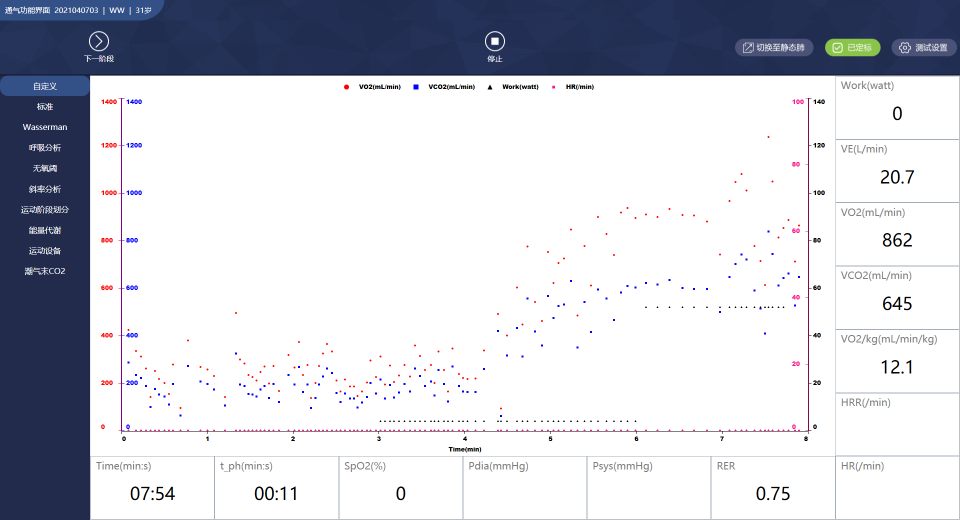
#> input picture newpic/capture/1.png, 1920 x 1040 px (shown at 1/2 size)
$ python -i pyCosmed.py   (imports and definitions only)
#> lines starting #> are read from the running program, lines starting #| are printed output that depends on the picture
###
# Author：  JYChen
# Time:     20200121
# Vision:   3.0
###
import os
import sys
import time
import numpy as np
from PIL import Image
import serial

serialPort="COM6"   #串口
baudRate=115200     #波特率
ser=serial.Serial(serialPort,baudRate,timeout=0.5)

# 数字区域在电脑屏幕上的坐标
location_HR = {'left_top_x': 1645, 'left_top_y': 206, 'right_buttom_x': 1720, 'right_buttom_y': 244}
location_VO2 = {'left_top_x': 1645, 'left_top_y': 318, 'right_buttom_x': 1720, 'right_buttom_y': 353}
location_VCO2 = {'left_top_x': 1645, 'left_top_y': 430, 'right_buttom_x': 1720, 'right_buttom_y': 462}
# 二值化阈值
threshold = 150
# 二值化对照表
bin_table = []
# [5 lines not run here, left out]
# 标准Hash码
hash_vals = {
    "0": "110000111000000110011001100110000001100000111100001111000011110000111100001111000001100010011001100110011000000111000011",
    "1": "111000000000000000000000111110001111100011111000111110001111100011111000111110001111100011111000111110001111100011111000",
    "2": "100000111000000111110001111110011111100111111001111110011111000111110011111000111100011111001111100111110000000000000000",
    "3": "100000111000000111111000111111001111110011111001110000011100000111111000111111001111110011111100111110000000000110000011",
    "4": "111100011111000111100001111000011100100111001001100110011001100100111001000000000000000011111001111110011111100111111001",
    "5": "110000001100000010011111100111111001111110011111100000111000000011111000111111001111110011111100111110000000000100000011",
    "6": "111110011110000111000111110011111001111110011111000000010000000100011000001111000011110000011100100110001000000111000011",
    "7": "000000000000000011111001111110011111100111110011111100111111001111100111111001111100011111001111110011111000111110011111",
    "8": "111000111100000110011000100111001001110010001001110000011100000110001000100111000001110000011100100111001000000011000011",
    "9": "110000111000000110011001000110000011110000111100000111001001100010000000111010001111100111110001111000111000011110001111",
    ".": "111111111111111111111111111111111111111111111111111111111111111111111111111111111111111111111111111000000000000011100000"
}

# [11 lines left out: functions get_screenshot, get_screenshot_VCO2, not called in this run]

def binarize(img, threshold=threshold):
    """二值化"""

    img = img.convert('L')
    bin_img = img.point(bin_table, '1')
    return bin_img

# [70 lines left out: functions vertical_cut, hashing, hamming, not called in this run]

def recognize(img):
    """识别部分"""
    img = binarize(img)
    chars = vertical_cut(img)

    # 相近度列表
    nearness = {}
    expr = ''
    for char in chars:
        hash_val = hashing(char)
        #print (hash_val)
        for h in hash_vals:
            nearness[h] = hamming(hash_val, hash_vals[h])
        expr += sorted(nearness.items(), key=lambda d: d[1])[0][0]

    return expr

# [27 lines not run here, left out]


>>> import cv2
>>> picture = cv2.imread('newpic/capture/1.png', cv2.IMREAD_GRAYSCALE)
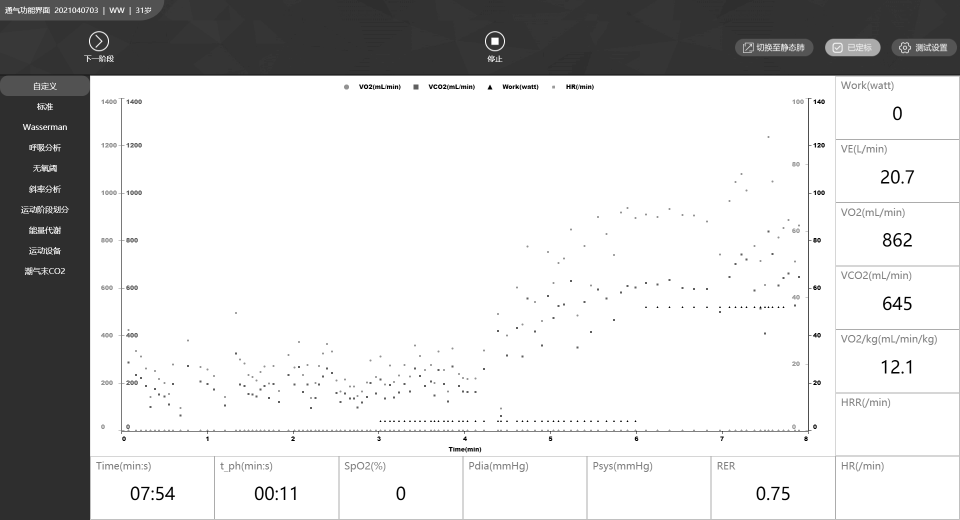
#> picture: shape (1040, 1920) (shown at 1/2 size); min 0, max 255, mean 207.2
>>> result = recognize(picture)
#> (the run stopped early here; a loop or call above may not have finished)

$ run again, on newpic/capture/10.png
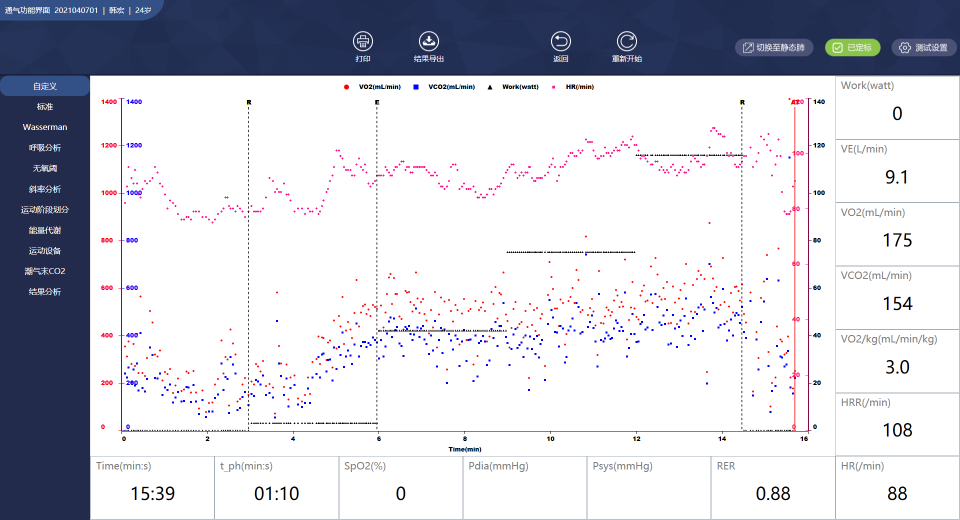
#> input picture newpic/capture/10.png, 1920 x 1040 px (shown at 1/2 size)
#> `picture = cv2.imread('newpic/capture/1.png', cv2.IMREAD_GRAYSCALE)`:
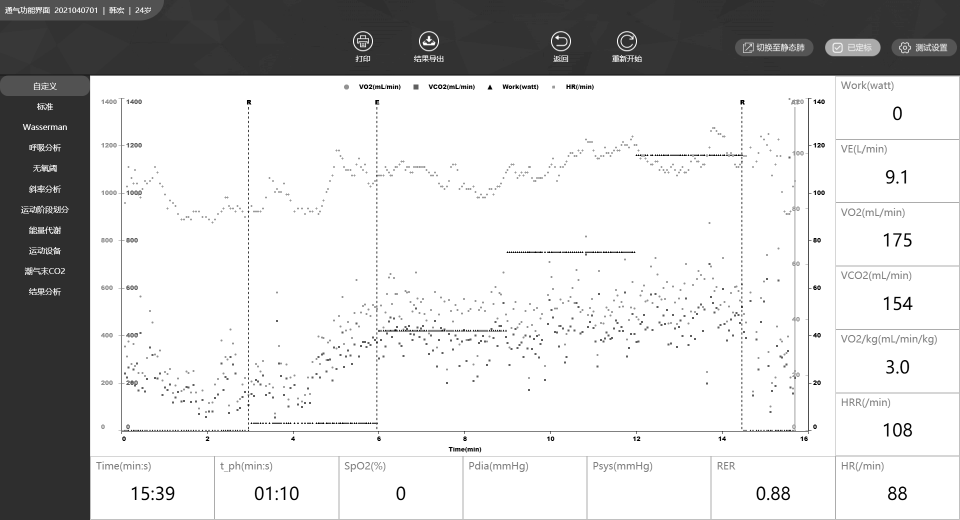
#> picture: shape (1040, 1920) (shown at 1/2 size); min 0, max 255, mean 206.3

$ run again, on newpic/capture/11.png
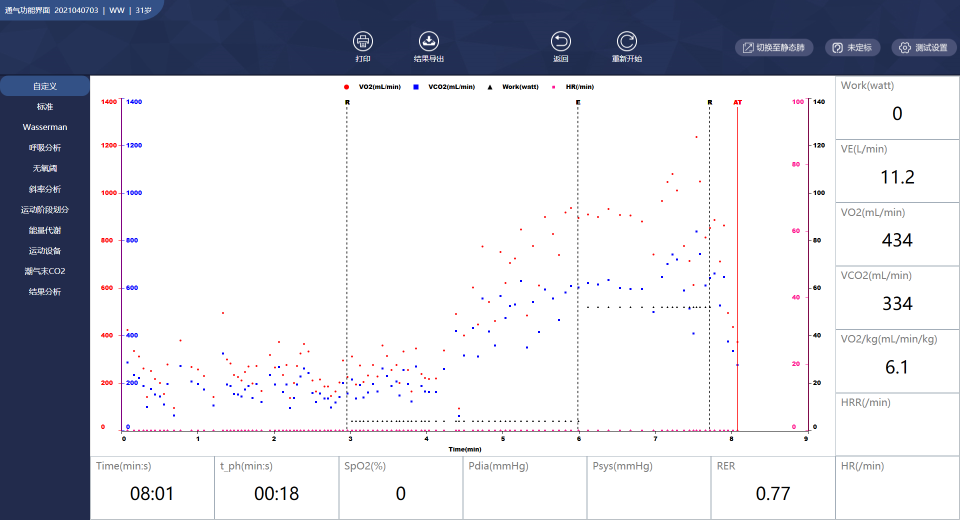
#> input picture newpic/capture/11.png, 1920 x 1040 px (shown at 1/2 size)
#> `picture = cv2.imread('newpic/capture/1.png', cv2.IMREAD_GRAYSCALE)`:
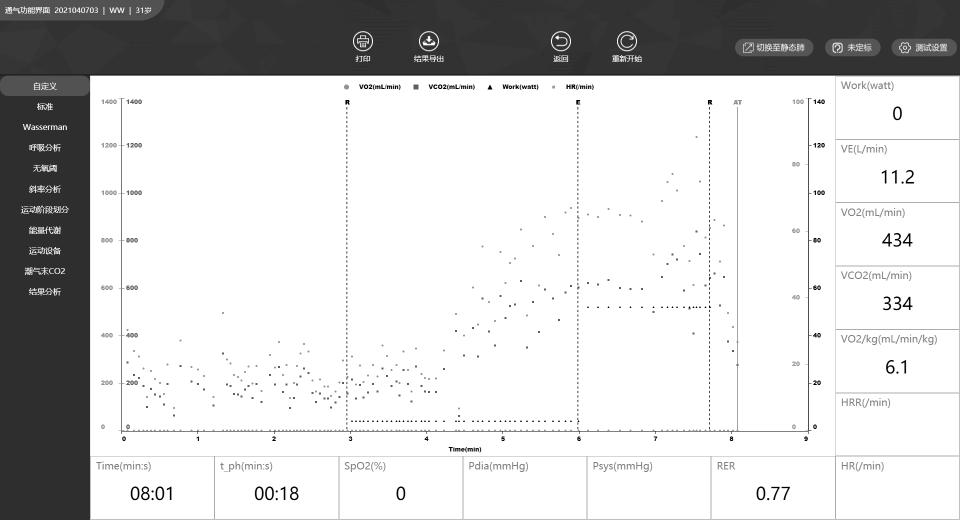
#> picture: shape (1040, 1920) (shown at 1/2 size); min 0, max 255, mean 207

$ run again, on newpic/capture/12.png
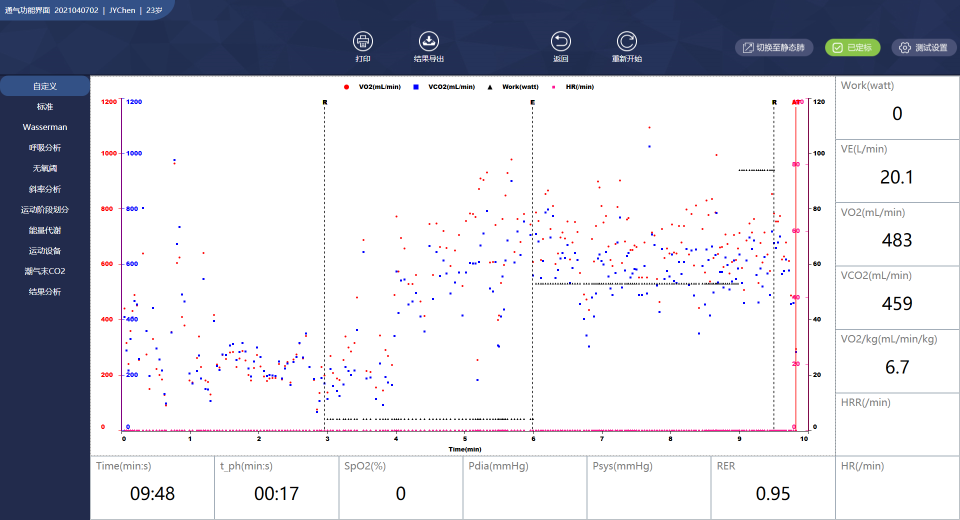
#> input picture newpic/capture/12.png, 1920 x 1040 px (shown at 1/2 size)
#> `picture = cv2.imread('newpic/capture/1.png', cv2.IMREAD_GRAYSCALE)`:
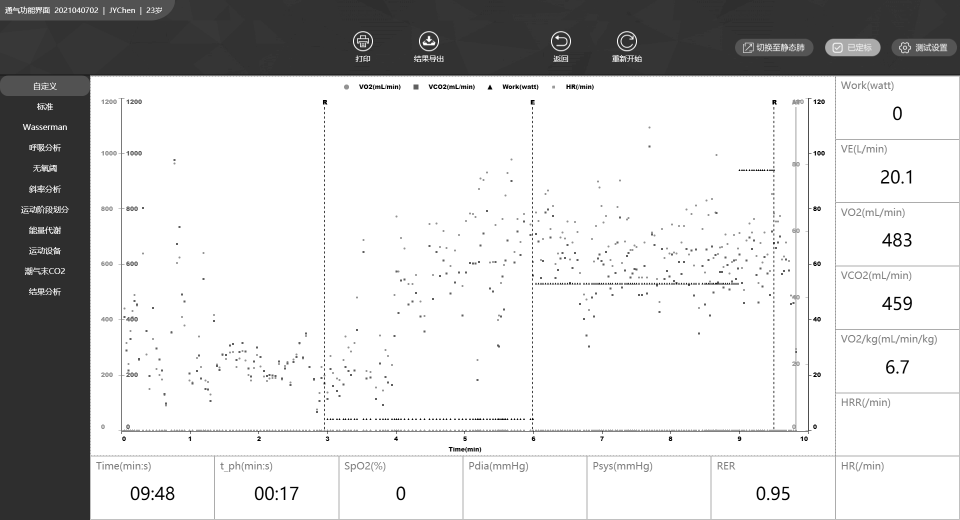
#> picture: shape (1040, 1920) (shown at 1/2 size); min 0, max 255, mean 206.5
